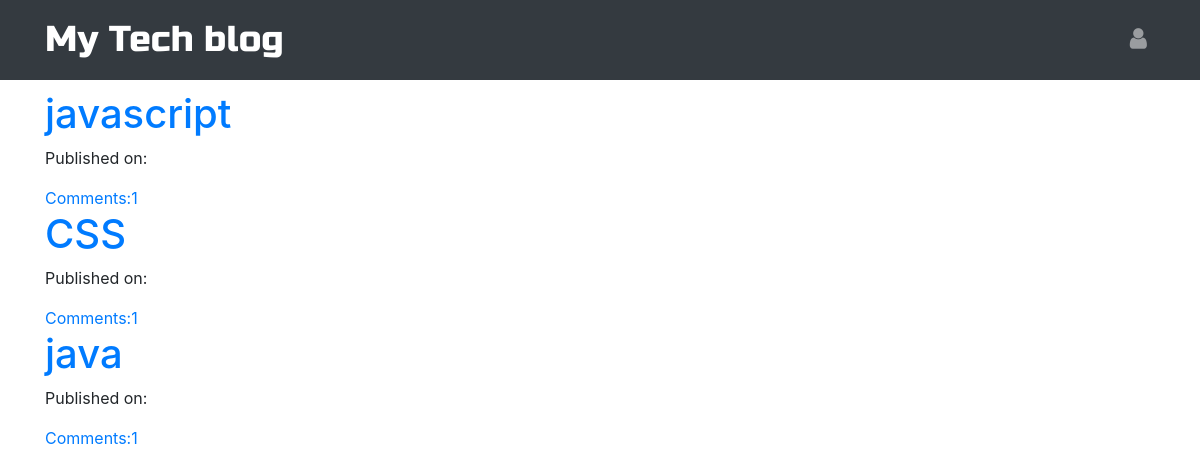
The page / on the database its author committed.
### blog/models.py (models this page shows, shortened)
class Post(models.Model):
    author = models.ForeignKey('auth.User', on_delete=models.CASCADE)
    title = models.CharField(max_length=200)
    text = models.TextField()
    created_date = models.DateTimeField(default=timezone.now)
    published_date = models.DateTimeField(blank=True, null=True)
    def approve_comments(self):
        return self.comments.filter(approved_comment=True)

### blog/views.py (the view)
# urls.py: path('',views.PostListView.as_view(),name='post_list'),
class PostListView(ListView):
    model = Post
    def get_queryset(self):
        return Post.objects.filter(published_date__lte=timezone.now()).order_by('-published_date')

### blog/templates/blog/post_list.html
{% extends 'blog/base.html' %}
{% block content %}
<div class="centerstage">
    {% for post in post_list %}
    <div class ="post">
        <h1><a href="{% url 'post_detail' pk=post.pk %}">{{ post.title }}</a>
        </h1>
        <div class="date">
            <p>
                Published on:{{post.published|date:"D M Y"}}
            </p>
        </div>
        <a href="{% url 'post_detail' pk=post.pk %}">Comments:{{ post.approve_comments.count }}</a>
    </div>
    {% endfor %}
</div>
{% endblock %}

### blog/templates/blog/base.html (shortened to what this page needs)
<!DOCTYPE html>
{% load static %}
<html>
  <head>
    <link rel="stylesheet" href="https://stackpath.bootstrapcdn.com/bootstrap/4.1.3/css/bootstrap.min.css"
>
    <link href="https://maxcdn.bootstrapcdn.com/font-awesome/4.7.0/css/font-awesome.min.css" rel="stylesheet">
    <link rel="stylesheet" href="//cdn.jsdelivr.net/medium-editor/latest/css/medium-editor.min.css" type="text/css" media="screen" charset="utf-8">
    <link rel="stylesheet" href="{% static 'css/blog.css' %}">
  </head>
  <body class='loader'>
    <nav class="navbar navbar-expand-lg bg-light navbar-dark bg-dark techfont">
      <div class="container">
        <div class="navbar-nav align-items-center">
          <a class="navbar-brand bigbrand" href="{% url 'post_list' %}">My Tech blog</a>
        </div>
        <div class="navbar-nav align-items-center ml-auto">
          {% if user.is_authenticated %}
            <a class="nav-item nav-link" href="{% url 'post_new' %}">New Post</a>
            <a class="nav-item nav-link" href="{% url 'post_draft_list' %}">Drafts</a>
            <a class="nav-item nav-link" href="{% url 'logout' %}">Log out</a>
            <a >    Welcome: {{ user.username }}</a>
          {% else %}
            <a class="nav-item nav-link" href="{% url 'login' %}" aria-label="Login">
              <span class="fa fa-user" aria-hidden="true"></span></a>
          {% endif %}
        </div>
      </div>
    </nav>
          <div class="content container">
              <div class="row">
                  <div class="col-md-8">
                    <div class="blog_posts">
                      {% block content %}
                      {% endblock %}
                    </div>
                  </div>
              </div>
          </div>
  </body>
</html>

### blog/static/css/blog.css (style rules this page uses)
.techfont { font-family: 'Russo One', sans-serif; font-size: 1.5em; margin-bottom: 10px; }
.centerstage { margin-left: auto; margin-right: auto; }
.bigbrand { font-size: 1.5em; }
.loader { filter:hue-rotate(0deg); color: linear-gradient(45deg,#0f8,#08f); animation:hue 5000ms infinite linear; }

### rows shown on the page
Post: title "javascript", approve_comments.count "1"
Post: title "CSS", approve_comments.count "1"
Post: title "java", approve_comments.count "1"
